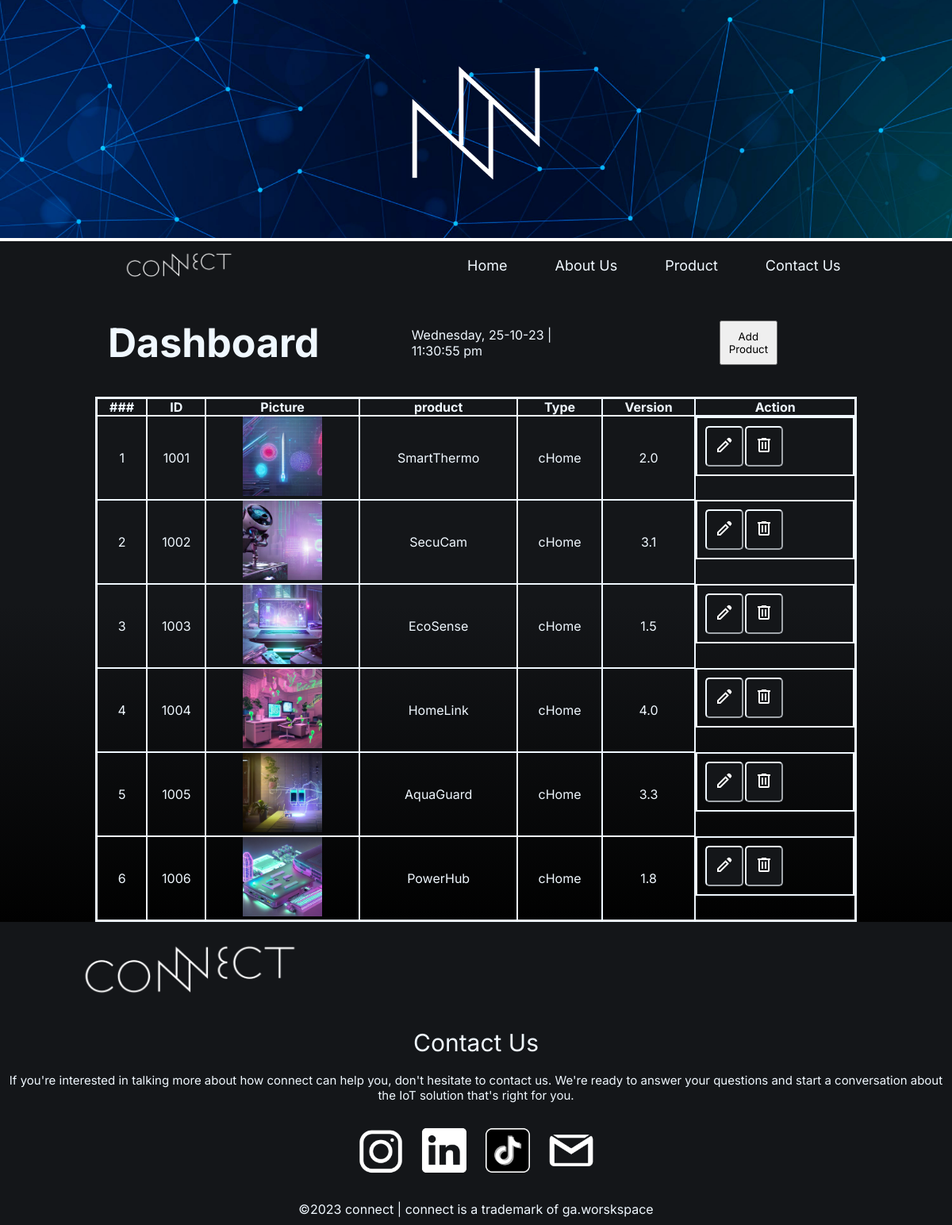
Page /dashboard.php on the committed database.
### tables this page shows
CREATE TABLE `product` (
  `id` int(10) NOT NULL,
  `picture` varchar(100) NOT NULL,
  `nama` varchar(50) NOT NULL,
  `jenis` varchar(50) NOT NULL,
  `versi` varchar(50) NOT NULL
);

### dashboard.php (the view, shortened to what this page needs)
<?php
require 'koneksi.php';
$result = mysqli_query($conn, "SELECT * FROM product");
$product = [];
while ($row = mysqli_fetch_assoc($result)) {
     $product[] = $row;
}
?>
<!DOCTYPE html>
<html lang="en">
<head>
     <link rel="stylesheet" href="style.css">
</head>
<body>
     <header class="gambarheader">
          <img id="header" src="Aset/header.png" alt="#">
     </header>
     <nav>
          <img id="logo" src="Aset/connect - tulisan.png" alt="#">
          <div class="items">
               <table>
                    <a href="index.php">Home</a>
                    <a href="about us.php">About Us</a>
                    <a href="index.php">Product</a>
                    <a href="#footer">Contact Us</a>
               </table>
          </div>
     </nav>
     <section class="section_dashboard">
          <div class="dashboard_atas">
               <h1>Dashboard</h1>
               <div class="tanggal">
                    <p><?php date_default_timezone_set("Asia/Makassar"); echo date("l, d-m-y  |  h:i:s a")?></p>
               </div>
               <a href="tambah.php"><button class="add-btn">Add Product</button></a>
               <br>
          </div>
          <table class="tabel_dashboard">
               <thead>
                    <tr>
                         <th>###</th>
                         <th>ID</th>
                         <th>Picture</th>
                         <th>product</th>
                         <th>Type</th>
                         <th>Version</th>
                         <th>Action</th>
                    </tr>
               </thead>
               <tbody>
                    <?php $i = 1;
                    foreach ($product as $pro) : ?>
                         <tr>
                              <td><?php echo $i ?></td>
                              <td><?php echo $pro["id"] ?></td>
                              <td><img src="Aset/foto_product/<?=$pro["picture"]?>" alt="Product" width="100px" height="100px"></td>
                              <td><?php echo $pro["nama"] ?></td>
                              <td><?php echo $pro["jenis"] ?></td>
                              <td><?php echo $pro["versi"] ?></td>
                              <td class="action">
                                   <a href="edit.php?id=<?php echo $pro["id"] ?>"><button class="edit-btn"><svg xmlns="http://www.w3.org/2000/svg" height="24" viewBox="0 -960 960 960" width="24" fill="white">
                                                  <path d="M200-200h56l345-345-56-56-345 345v56Zm572-403L602-771l56-56q23-23 56.5-23t56.5 23l56 56q23 23 24 55.5T829-660l-57 57Zm-58 59L290-120H120v-170l424-424 170 170Zm-141-29-28-28 56 56-28-28Z" />
                                             </svg></button></a>
                                   <a href="hapus.php?id=<?php echo $pro["id"] ?>"><button name="hapus" class="delete-btn"><svg xmlns="http://www.w3.org/2000/svg" height="24" viewBox="0 -960 960 960" width="24" fill="white">
                                                  <path d="M280-120q-33 0-56.5-23.5T200-200v-520h-40v-80h200v-40h240v40h200v80h-40v520q0 33-23.5 56.5T680-120H280Zm400-600H280v520h400v-520ZM360-280h80v-360h-80v360Zm160 0h80v-360h-80v360ZM280-720v520-520Z" />
                                             </svg></button></a>
                              </td>
                         </tr>
                    <?php $i++;
                    endforeach; ?>
               </tbody>
          </table>
     </section>
     <footer id="footer">
          <div class="logo">
               <img id="logo2" src="Aset/connect - tulisan.png" alt="Connect">
          </div>
          <div class="contactus">
               <div class="atas">
                    <p>Contact Us</p>
               </div>
               <div class="bawah">
                    <p>If you're interested in talking more about how connect can help you, don't hesitate to contact us. We're ready to answer your questions and start a conversation about the IoT solution that's right for you.</p>
               </div>
          </div>
          <div class="sosmed">
               <a id="linkcomingsoon" href=""><img id="instagram" src="Aset/instagram.png" alt=""></a>
               <a id="linkcomingsoon2"><img id="linkedin" src="Aset/Linkedin.png" alt=""></a>
               <a id="linkcomingsoon3"><img src="Aset/tiktok.png" alt=""></a>
               <a id="linkcomingsoon4"><img id="gmail" src="Aset/gmail.png" alt=""></a>
          </div>
          <div class="copyright">
               <p>©2023 connect | connect is a trademark of ga.worskspace</p>
          </div>
     </footer>
</body>
</html>

### style.css (style rules this page uses)
* { padding: 0; margin: 0; font-family: "inter", sans-serif; box-sizing: border-box; }
a { text-decoration: none; }
header img { max-width: 100%; background-color: #141619; height: auto; z-index: 1; }
.gambarheader { position: relative; background-attachment: fixed; z-index: -1; }
section { background-image: var(--backround-color); }
nav { top: 0; position: sticky; display: flex; background-color: var(--nav-color); justify-content: space-around; box-sizing: border-box; align-items: center; overflow: hidden; }
nav img { width: 20%; background-color: var(--nav-color); }
.items { display: flex; background-color: var(--nav-color); }
.items a { padding: 0px 30px; color: var(--text-color); font-size: 18px; }
footer { background-color: var(--footer-color); display: flex; flex-direction: column; }
footer .logo img { width: 40%; }
footer .sosmed { display: flex; flex-wrap: wrap; justify-content: center; align-items: center; }
footer .sosmed img { width: 80px; padding: 10px 0px; }
footer p { color: var(--text-color); justify-content: center; align-items: center; text-align: center; }
footer .contactus .atas { font-size: 30px; padding: 10px; }
footer .contactus .bawah { font-size: 15px; padding: 10px; }
footer .copyright { padding: 10px; }
:root { --primary-color: #141619; --text-color: aliceblue; --backround-color: linear-gradient(to bottom, #141619 50%, #010101); --nav-color: #141619; --section-color: linear-gradient(to top,#458483,#1f2e30ed); --footer-color:#141619; }
section button { padding: 10px; margin: 20px 200px; }
.dashboard_atas { display: flex; justify-content: space-between; align-items: center; padding: 20px; }
.dashboard_atas h1 { color: var(--text-color); font-size: 50px; margin: 0px 10%; }
.tabel_dashboard { border: 3px solid var(--text-color); width: 80%; align-content: center; border-collapse: collapse; margin: 0px 10% 0px 10%; padding-bottom: 60px; }
.tabel_dashboard th, td { border: 2px solid aliceblue; color: var(--text-color); }
.tabel_dashboard .action { display: flex; }
.tabel_dashboard .action a { width: 50px; }
.tabel_dashboard tbody tr td { text-align: center; }
.edit-btn { border-radius: 5px; border-color: aliceblue; margin: 10px 10px; background-color: #141619; }
.delete-btn { border-radius: 5px; border-color: aliceblue; margin: 10px 10px; background-color: #141619; }
.tanggal { color: var(--text-color); }

### rows in the picture
product: id "1001", picture (picture), nama "SmartThermo", jenis "cHome", versi "2.0"
product: id "1002", picture (picture), nama "SecuCam", jenis "cHome", versi "3.1"
product: id "1003", picture (picture), nama "EcoSense", jenis "cHome", versi "1.5"
product: id "1004", picture (picture), nama "HomeLink", jenis "cHome", versi "4.0"
product: id "1005", picture (picture), nama "AquaGuard", jenis "cHome", versi "3.3"
product: id "1006", picture (picture), nama "PowerHub", jenis "cHome", versi "1.8"
